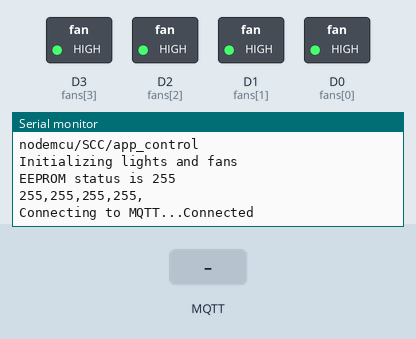
This sketch was run on a simulated ESP8266 (NodeMCU). Shown: switched loads named in the sketch (green lamp = pin HIGH), the last lines printed to the serial monitor. Inputs (shaded band) come from the test bench. WiFi joins after 1.5 s; servers stay silent unless stated; EEPROM starts erased; no MQTT or app messages arrive unless stated.

Above: at 3.1 s.
3.2 s: MQTT message "1" arrives on the first subscribed topic
At 4.0 s:
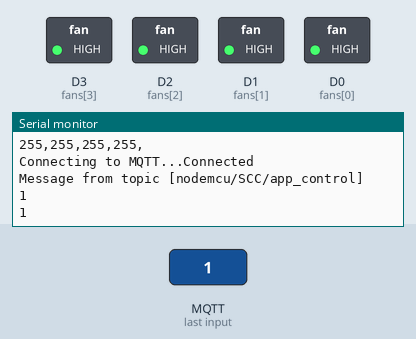
4.7 s: MQTT message "on" arrives on the first subscribed topic
At 5.1 s:
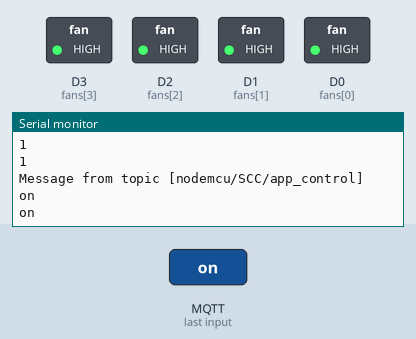

The sketch:

scc_appliance_control.ino
```cpp
#include <ESP8266WiFi.h>
#include <PubSubClient.h>
#include <EEPROM.h>

const char* ssid = "SEIL";
const char* password = "deadlock123";
const char* mqtt_server = "10.129.149.9";
const char* mqtt_username = "<MQTT_BROKER_USERNAME>";
const char* mqtt_password = "<MQTT_BROKER_PASSWORD>";
const char* mqtt_topic = "nodemcu/SCC/app_control";
const char* client_id = "appliance_controller";
// MQTT msg  = F1N/FAF
int fans[] = {D0, D1, D2, D3};
int lights[] = {D4, D5, D6, D7};

const byte fanAddress[] = {1, 2, 3, 4};
const byte lightAddress = 0;

byte fansStatus[] = {0, 0, 0, 0};
byte lightsStatus = 0;

WiFiClient espClient;
PubSubClient client(espClient);

void setupWifi()
{
  delay(10);
  Serial.println();
  Serial.print("Connecting to ");
  Serial.println(ssid);

  WiFi.begin(ssid, password);

  while (WiFi.status() != WL_CONNECTED)
  {
    delay(500);
    Serial.print(".");
  }

  Serial.println();
  Serial.print("Connected to WiFi with IP address ");
  Serial.println(WiFi.localIP());
}

void callback(char* topic, byte* payload, unsigned int length)
{
  Serial.print("Message from topic [");
  Serial.print(topic);
  Serial.println("]");

  char msg[10] = {0};

  // char* temp = char*(payload);
  for (int index = 0; index < length; index++)
  {
    Serial.print((char)payload[index]);
    msg[index] = (char)payload[index];
  }

  Serial.println();
  Serial.println(msg);

  char appliance = '\0';

  if (msg[0] == 'F')
  {
    if (msg[2] == 'N')
    {
      if (msg[1] == 'A')
      {
        Serial.println("Starting all fans");
        for (int i = 0; i < sizeof(fans) / sizeof(int); i++)
        {
          Serial.print(fans[i]);
          digitalWrite(fans[i], HIGH);
          EEPROM.write(fanAddress[i], (byte)1);
          EEPROM.commit();
        }
      }
      else
      {
        Serial.print("Starting fan number ");
        Serial.println(fans[(int)msg[1] - 48]);
        digitalWrite(fans[(int)msg[1] - 48], HIGH);
        EEPROM.write(fanAddress[(int)msg[1] - 48], (byte)1);
        EEPROM.commit();
      }
    }
    else if (msg[2] == 'F')
    {
      if (msg[1] == 'A')
      {
        Serial.println("Stopping all fans");
        for (int i = 0; i < sizeof(fans) / sizeof(int); i++)
        {
          Serial.print(fans[i]);
          digitalWrite(fans[i], LOW);
          EEPROM.write(fanAddress[i], (byte)0);
          EEPROM.commit();
        }
      }
      else
      {
        Serial.print("Turning off fan number ");
        Serial.println(fans[(int)msg[1] - 48]);
        digitalWrite(fans[(int)msg[1] - 48], LOW);
        EEPROM.write(fanAddress[(int)msg[1] - 48], (byte)0);
        EEPROM.commit();
      }
    }
  }
  else if (msg[0] == 'L')
  {
    if (msg[2] ==  'N')
    {
      Serial.println("Turning on all lights");
      for (int i = 0; i < sizeof(lights) / sizeof(int); i++)
      {
        Serial.print(lights[i]);
        digitalWrite(lights[i], HIGH);
      }
      EEPROM.write(0, (byte)1);
      EEPROM.commit();
      Serial.println();
    }
    else if (msg[2] == 'F')
    {
      Serial.println("Turning off all lights");
      for (int i = 0; i < sizeof(lights) / sizeof(int); i++)
      {
        Serial.print(lights[i]);
        digitalWrite(lights[i], LOW);
      }
      EEPROM.write(0, (byte)0);
      EEPROM.commit();
      Serial.println();
    }
  }
}

void reconnect()
{
  while (!client.connected())
  {
    Serial.print("Connecting to MQTT...");

    if (client.connect(client_id))
    {
      Serial.println("Connected");
      client.subscribe(mqtt_topic);
    }
    else
    {
      Serial.print("Failed to connect");
      Serial.println(client.state());
      delay(5000);
    }
  }
}

void initLights()
{
  lightsStatus = EEPROM.read(0);

  Serial.print("EEPROM status is ");
  Serial.println(EEPROM.read(0));

  for (int i = 0; i < 4; i++) digitalWrite(lights[i], lightsStatus);

  if (lightsStatus ==  1)
  {
    Serial.println("Turning on all lights");
    for (int i = 0; i < sizeof(lights) / sizeof(int); i++) Serial.print(lights[i]);
    Serial.println();
  }
  else if (lightsStatus == 0)
  {
    Serial.println("Turning off all lights");
    for (int i = 0; i < sizeof(lights) / sizeof(int); i++) Serial.print(lights[i]);
    Serial.println();
  }
}

void initFans()
{
  for (int i = 0; i < sizeof(fans) / sizeof(int); i++)
  {
    fansStatus[i] = EEPROM.read(fanAddress[i]);
    digitalWrite(fans[i], fansStatus[i]);
    Serial.print(fansStatus[i]);
    Serial.print(",");
  }
  Serial.println();
}

void setup()
{
  EEPROM.begin(512);

  Serial.begin(115200);
  Serial.println("____Indevidual Appliance Control____");

  for (int i = 0; i < 8; i++)
  {
    if(i < 4) pinMode(fans[i], OUTPUT);
    else pinMode(lights[i], OUTPUT);
    delay(50);
  }

  setupWifi();
  client.setServer(mqtt_server, 1883);
  client.setCallback(callback);

  Serial.println(mqtt_topic);

  Serial.println("Initializing lights and fans");
  initLights();

  initFans();
}

void loop()
{
  if (!client.connected())
  {
    reconnect();
  }
  client.loop();
}
```

Measured:
- after the input at 3.2 s, the serial monitor: prints a new line at once (image 1)
- after the input at 4.7 s, the serial monitor: prints a new line at once (image 2)
